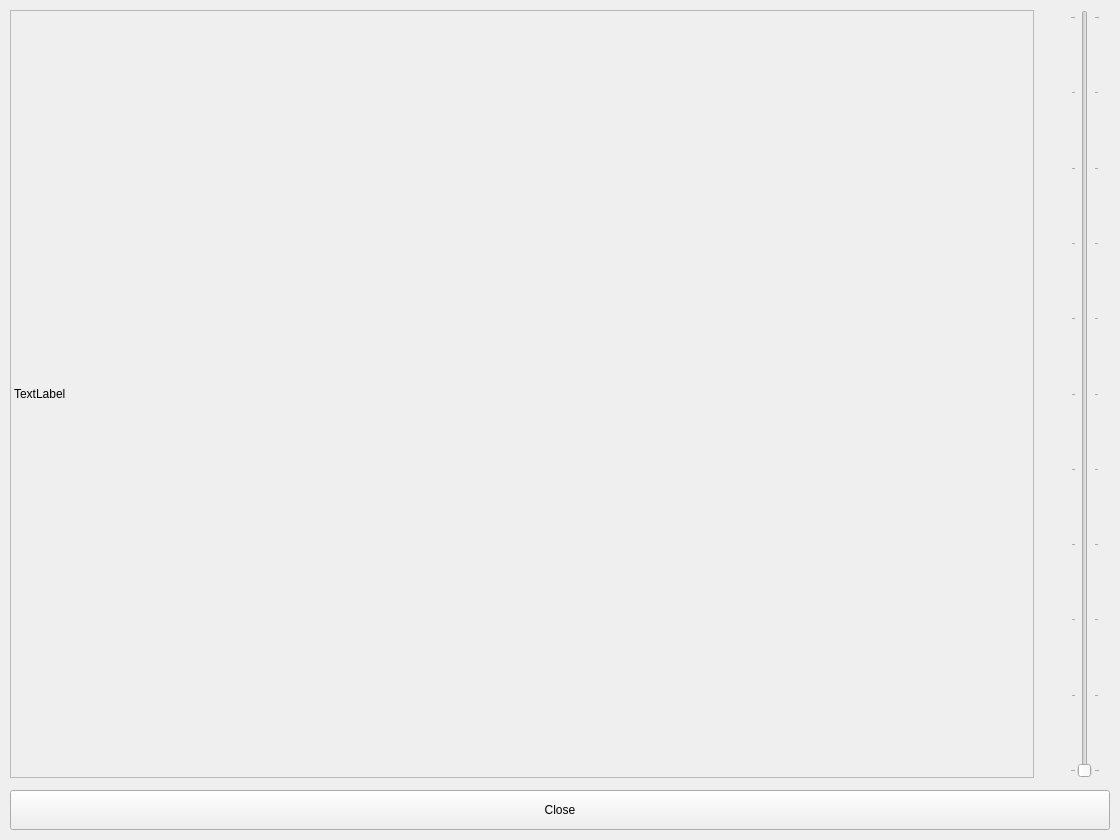
<?xml version="1.0" encoding="UTF-8"?>
<ui version="4.0">
 <class>MapWidget</class>
 <widget class="QWidget" name="MapWidget">
  <property name="geometry">
   <rect>
    <x>0</x>
    <y>0</y>
    <width>1120</width>
    <height>840</height>
   </rect>
  </property>
  <property name="windowTitle">
   <string>Form</string>
  </property>
  <widget class="QLabel" name="imageLB">
   <property name="geometry">
    <rect>
     <x>10</x>
     <y>10</y>
     <width>1024</width>
     <height>768</height>
    </rect>
   </property>
   <property name="frameShape">
    <enum>QFrame::StyledPanel</enum>
   </property>
   <property name="text">
    <string>TextLabel</string>
   </property>
   <property name="scaledContents">
    <bool>false</bool>
   </property>
  </widget>
  <widget class="QSlider" name="layerSlider">
   <property name="geometry">
    <rect>
     <x>1070</x>
     <y>10</y>
     <width>30</width>
     <height>768</height>
    </rect>
   </property>
   <property name="maximum">
    <number>10</number>
   </property>
   <property name="pageStep">
    <number>1</number>
   </property>
   <property name="orientation">
    <enum>Qt::Vertical</enum>
   </property>
   <property name="invertedAppearance">
    <bool>false</bool>
   </property>
   <property name="tickPosition">
    <enum>QSlider::TicksBothSides</enum>
   </property>
  </widget>
  <widget class="QPushButton" name="closeButton">
   <property name="geometry">
    <rect>
     <x>10</x>
     <y>790</y>
     <width>1100</width>
     <height>40</height>
    </rect>
   </property>
   <property name="text">
    <string>Close</string>
   </property>
  </widget>
 </widget>
 <resources/>
 <connections/>
</ui>
